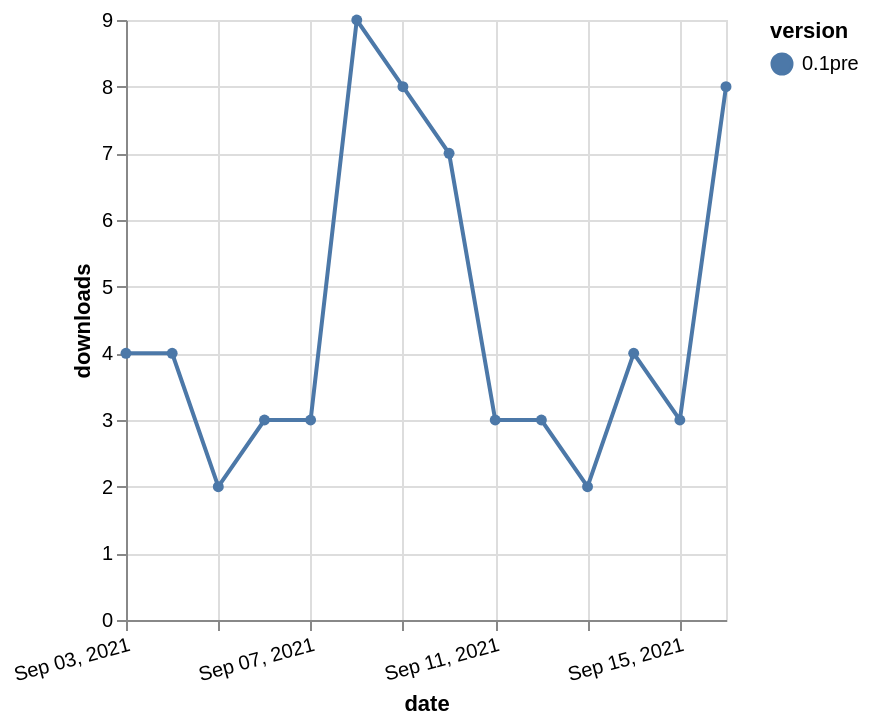

Write a Vega-Lite specification for this figure.
### Vega-Lite specification from a JSON file in a GitHub repository (floating-point values rounded to 4 significant figures)
{"$schema": "https://vega.github.io/schema/vega-lite/v5.json", "description": "A simple bar chart with embedded data.", "data": {"values": [{"date": "2021-09-03", "total": 13398, "delta": 4, "version": "0.1pre"}, {"date": "2021-09-04", "total": 13402, "delta": 4, "version": "0.1pre"}, {"date": "2021-09-05", "total": 13404, "delta": 2, "version": "0.1pre"}, {"date": "2021-09-06", "total": 13407, "delta": 3, "version": "0.1pre"}, {"date": "2021-09-07", "total": 13410, "delta": 3, "version": "0.1pre"}, {"date": "2021-09-08", "total": 13419, "delta": 9, "version": "0.1pre"}, {"date": "2021-09-09", "total": 13427, "delta": 8, "version": "0.1pre"}, {"date": "2021-09-10", "total": 13434, "delta": 7, "version": "0.1pre"}, {"date": "2021-09-11", "total": 13437, "delta": 3, "version": "0.1pre"}, {"date": "2021-09-12", "total": 13440, "delta": 3, "version": "0.1pre"}, {"date": "2021-09-13", "total": 13442, "delta": 2, "version": "0.1pre"}, {"date": "2021-09-14", "total": 13446, "delta": 4, "version": "0.1pre"}, {"date": "2021-09-15", "total": 13449, "delta": 3, "version": "0.1pre"}, {"date": "2021-09-16", "total": 13457, "delta": 8, "version": "0.1pre"}]}, "width": "container", "mark": {"type": "line", "point": {"filled": true}}, "encoding": {"x": {"field": "date", "type": "temporal", "timeUnit": "yearmonthdate", "title": "date", "axis": {"labelAngle": -15}}, "y": {"field": "delta", "type": "quantitative", "title": "downloads"}, "color": {"field": "version", "type": "nominal"}, "tooltip": {"field": "delta"}}}
